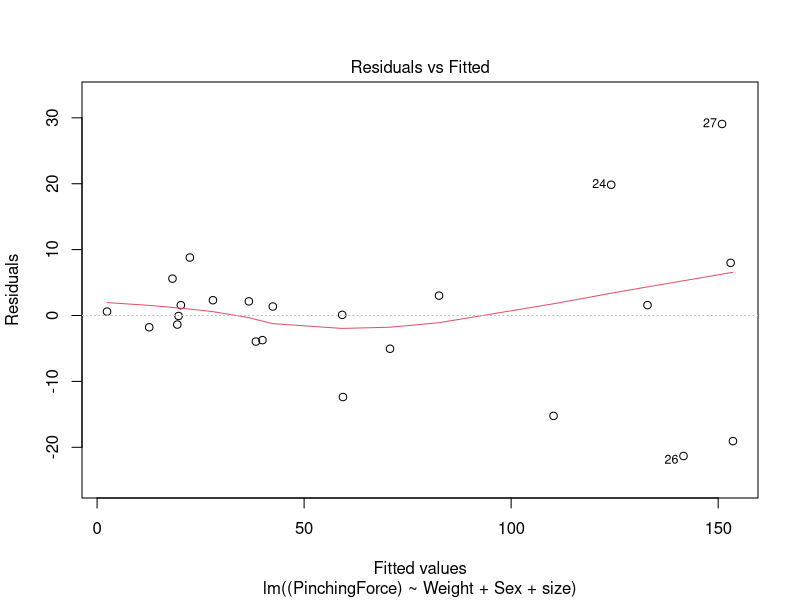
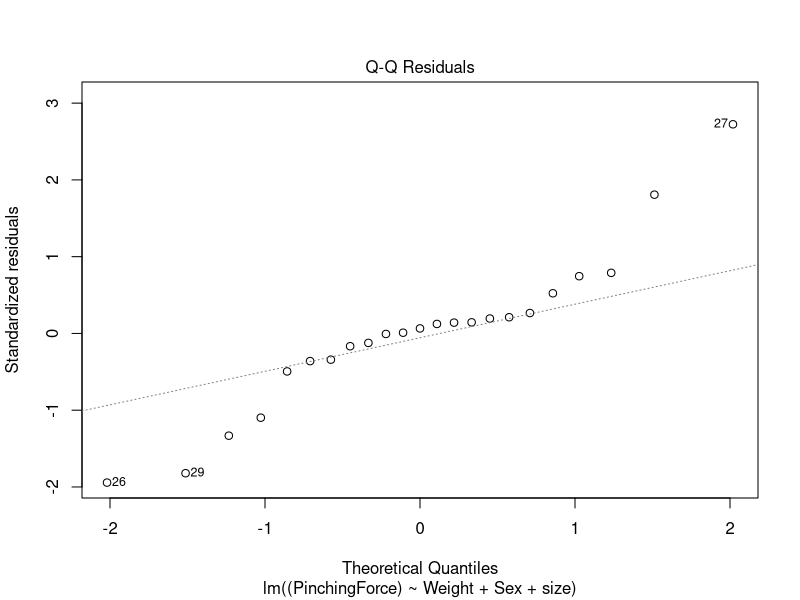
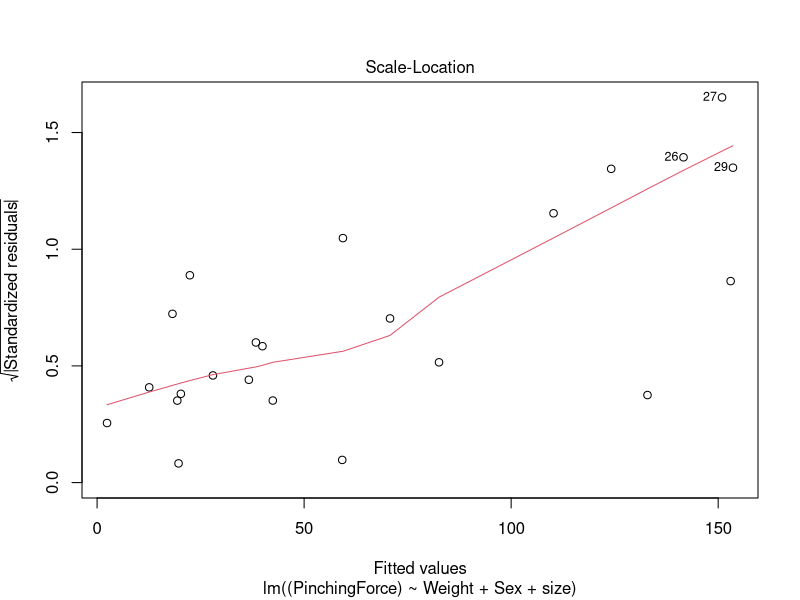
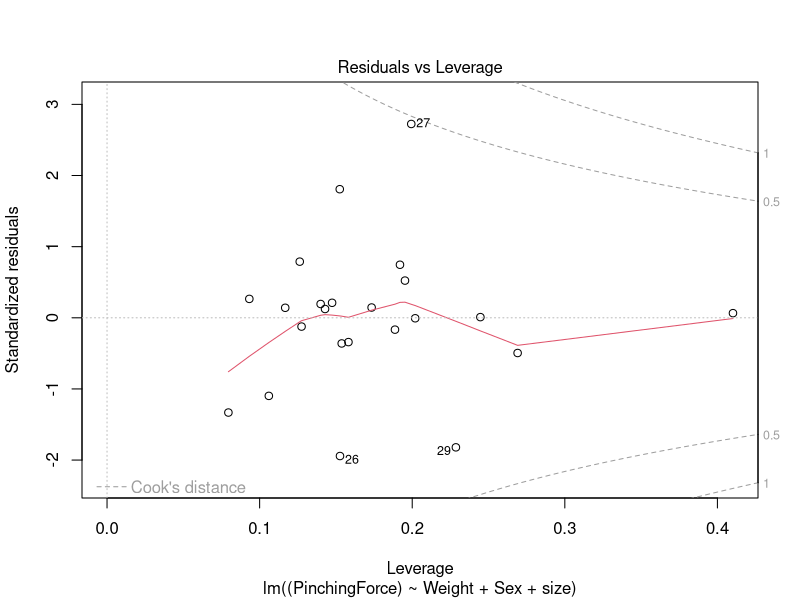

These charts were generated, in order, by the following R code: (Note: this script raises an error after producing the figures.)
## ---- chunk 1
data <- read.csv("FinalData.csv")

m1=lm((PinchingForce)~Weight + Sex + size,data=data)
summary(m1)
plot(m1)
#1(a)
# All three are not satisfied.
# The residual plot shows a non-linear trend.
# variance is not constant since the residual plot shows a fan shape where variance increasese 
#The model is not normally distributed as the qq-plot has tails
## ---- chunk 2
invResPlot(m1) 
#The transformation with minimum RSS is power to the 0.76.
## ---- chunk 3
#q3
summary(powerTransform(m1))

m2=lm(sqrt(PinchingForce)~Weight + Sex + size,data=data)
plot(m2)
summary(m2)
#Square root the pinching forece.
#
## ---- chunk 4
#q4

#The second model is better since it is more normal as shown in qqplot.Also the scale-location plot shows residuals are spread equally along the predictor range. The tail on qq-plot also decrases.
## ---- chunk 5
#q5

#In the midterm, we applied a t-test on pinching for on male and female and this is a simple regression. However, here we are doing a multiple regression and it is obvious that gender is relatively insignificant but size is the most significant factor.
## ---- chunk 6
#q6
vif(m2)
## ---- chunk 7
#q7

#The vif for size and weight is bigger than 5 and that shows that these two terms are correlated and conlinearity is an issue.
## ---- chunk 8
#question 8
data$size = NULL
head(data)
library(leaps)
bestss <- regsubsets(sqrt(PinchingForce)~., data=data)
summary(bestss)
bic <- summary(bestss)$bic
p <- length(bic)
plot(1:p, bic)
lines(1:p, bic)
plot(bestss)
print(bic)
m4=lm(sqrt(PinchingForce)~ThoraxLength + Weight + Sex + ClawLength + ClawHeight + ClawWeight, data = data)
summary(m4)

bestbkwd <-regsubsets(sqrt(PinchingForce)~.,data=data,method="backward")
summary(bestbkwd)
plot(bestbkwd)
bic_b <- summary(bestbkwd)$bic
p <- length(bic_b)
plot(1:p, bic_b)
lines(1:p, bic_b)
print(bic_b)

forw <-regsubsets(sqrt(PinchingForce)~.,data=data,method="forward")
summary(forw)
plot(forw)
bic_f <- summary(forw)$bic
p <- length(bic_f)
plot(1:p, bic_f)
lines(1:p, bic_f)
print(bic_f)

#The one with the smallest bic is the best subsets regression regression.
#Bic=-75.88442

n <- 23
null_model = lm(sqrt(PinchingForce) ~ 1, data = data)
full_model = lm(sqrt(PinchingForce) ~ ThoraxLength + Weight + Sex + ClawLength + ClawHeight + ClawWeight, data = data)


print(step(full_model, scope = list(lower=null_model, upper=full_model),
direction = "forward", k=log(n)))
#formula is sqrt(PinchingForce)=-0.8519143+ThoraxLength * 0.0739130  +Weight  *  0.0001916 +Sex  *  0.0841290  +ClawLength  *  0.0217431  +ClawHeight  *  0.0797750  +ClawWeight  *  0.0108382

best <- lm(sqrt(PinchingForce)~., data=data)
summary(best)
newdata <- data.frame(ThoraxLength = 52, Weight = 615, Sex = "M", ClawLength = 26, ClawWeight = 34, ClawHeight = 26)
predict(best,newdata,interval = "predict")^2
## ---- chunk 9
#q9
#(a) H0:All slope for the predictory variable are 0 and all variables are insignificant
#    H1: At least one slope does not equal to 0 and at least one variable is significant.
#(b) All the p-value is bigger than 0.05 so all the variables are insignificant
## ---- chunk 10
